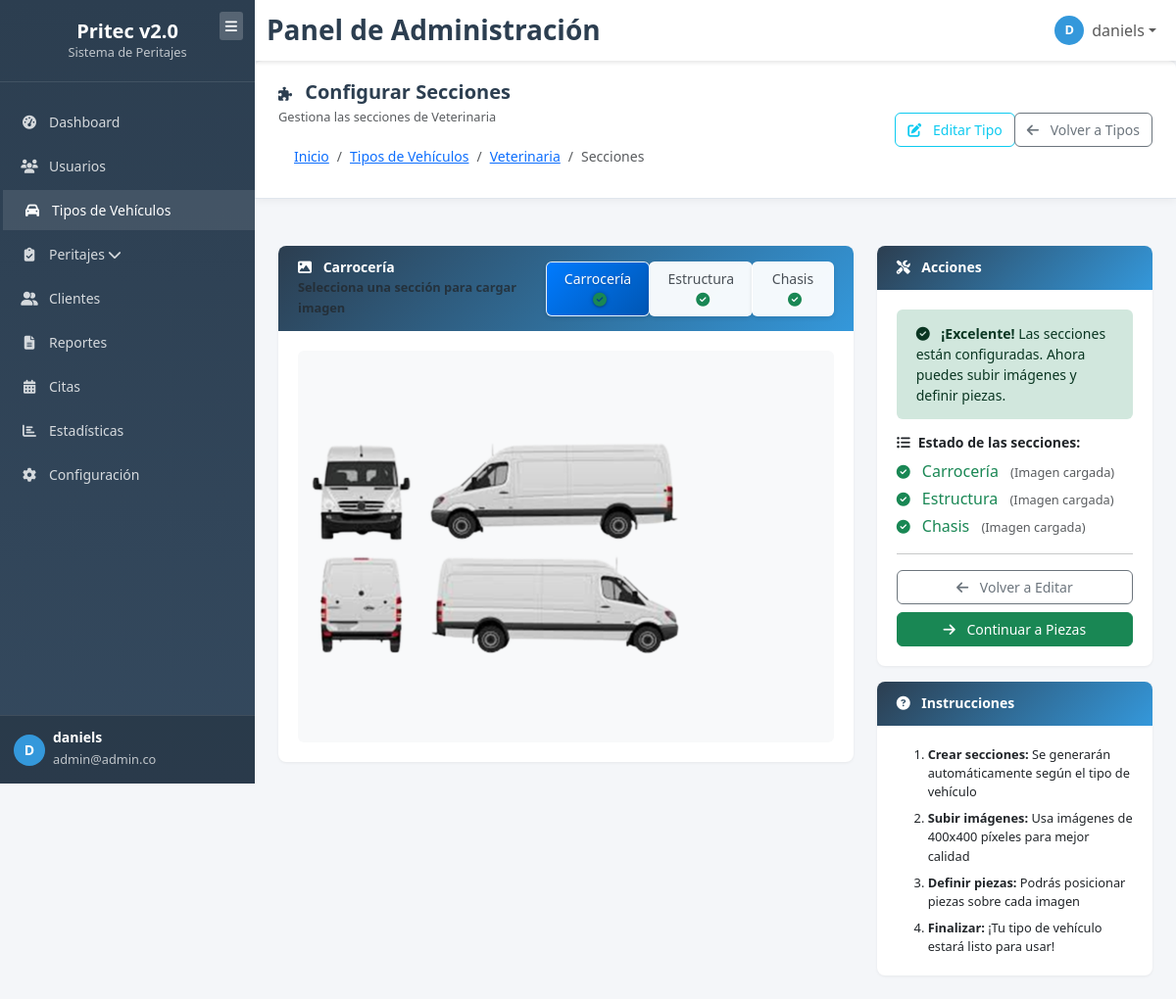
The app's page /vehicle-types/2/sections (signed in) with its own data.
### tables this page shows
CREATE TABLE IF NOT EXISTS `vehicle_sections` (
  `id` int NOT NULL AUTO_INCREMENT,
  `vehicle_type_id` int NOT NULL,
  `section_name` enum('carroceria','estructura','chasis') NOT NULL,
  `image_path` varchar(255) DEFAULT NULL,
  `created_at` timestamp NULL DEFAULT CURRENT_TIMESTAMP,
  `updated_at` timestamp NULL DEFAULT CURRENT_TIMESTAMP ON UPDATE CURRENT_TIMESTAMP,
  PRIMARY KEY (`id`),
  UNIQUE KEY `unique_section_per_vehicle` (`vehicle_type_id`,`section_name`),
  KEY `idx_vehicle_sections_vehicle_type` (`vehicle_type_id`),
  CONSTRAINT `vehicle_sections_ibfk_1` FOREIGN KEY (`vehicle_type_id`) REFERENCES `vehicle_types` (`id`) ON DELETE CASCADE
);

CREATE TABLE IF NOT EXISTS `vehicle_types` (
  `id` int NOT NULL AUTO_INCREMENT,
  `type` enum('carro','moto') NOT NULL,
  `name` varchar(100) NOT NULL,
  `description` text,
  `status` enum('active','inactive') DEFAULT 'active',
  `created_at` timestamp NULL DEFAULT CURRENT_TIMESTAMP,
  `updated_at` timestamp NULL DEFAULT CURRENT_TIMESTAMP ON UPDATE CURRENT_TIMESTAMP,
  PRIMARY KEY (`id`),
  KEY `idx_vehicle_types_status` (`status`),
  KEY `idx_vehicle_types_type` (`type`)
);

### app/views/vehicle_types/sections.php (the view, shortened to what the rows shown need)
<link href="<?= ASSETS_URL ?>css/vehicle-types.css" rel="stylesheet">
<link href="<?= ASSETS_URL ?>css/vehicle_types_sections.css" rel="stylesheet">
<div class="content-body">
    <div class="row">
        <div class="col-lg-8">
            <div class="card">
                <div class="card-header">
                    <div class="d-flex justify-content-between align-items-center">
                        <?php if (count($sections) > 0): ?>
                        <div class="d-flex gap-2">
                            <div class="btn-group btn-group-sm" role="group">
                                <?php foreach ($sections as $index => $section): ?>
                                <button class="btn <?= $index === 0 ? 'btn-primary' : 'btn-outline-primary' ?> section-nav-btn"
                                        data-section-id="<?= $section['id'] ?>"
                                        data-section-name="<?= htmlspecialchars($section['name']) ?>"
                                        data-section-image="<?= $section['image_path'] ? (ASSETS_URL . 'uploads/vehicle_sections/' . $section['image_path']) : '' ?>"
                                        onclick="switchSection(<?= $section['id'] ?>, '<?= htmlspecialchars($section['name']) ?>', '<?= $section['image_path'] ? (ASSETS_URL . 'uploads/vehicle_sections/' . $section['image_path']) : '' ?>')">
                                    <?= htmlspecialchars($section['name']) ?>
                                    <?php if ($section['image_path']): ?>
                                        <i class="fas fa-check-circle text-success ms-1"></i>
                                    <?php else: ?>
                                        <i class="fas fa-times-circle text-danger ms-1"></i>
                                    <?php endif; ?>
                                </button>
                                <?php endforeach; ?>
                            </div>
                        </div>
                        <?php endif; ?>
                    </div>
                </div>
                <div class="card-body p-0">
                    <div class="section-image-viewer" id="sectionImageViewer">
                        <?php if (count($sections) > 0): ?>
                            <?php $firstSection = $sections[0]; ?>
                            <?php if ($firstSection['image_path']): ?>
                                <img src="<?= ASSETS_URL ?>uploads/vehicle_sections/<?= $firstSection['image_path'] ?>"
                                     alt="<?= htmlspecialchars($firstSection['name']) ?>"
                                     class="section-display-image"
                                     id="sectionDisplayImage"
                                     style="max-width: 100%; height: auto; display: block;">
                            <?php endif; ?>
                        <?php endif; ?>
                    </div>
                </div>
            </div>
        </div>
        <div class="col-lg-4">
            <div class="card">
                <div class="card-body">
                    <div class="sections-info">
                        <ul class="list-unstyled">
                            <?php
                            $expectedSections = $vehicleType['type'] === 'carro'
                                ? ['carroceria', 'estructura', 'chasis']
                                : ['carroceria', 'chasis'];
                            $sectionNames = [
                                'carroceria' => 'Carrocería',
                                'estructura' => 'Estructura',
                                'chasis' => 'Chasis'
                            ];
                            foreach ($expectedSections as $expectedSection):
                                $sectionExists = false;
                                $hasImage = false;
                                foreach ($sections as $section) {
                                    if ($section['section_name'] === $expectedSection) {
                                        $sectionExists = true;
                                        $hasImage = !empty($section['image_path']);
                                        break;
                                    }
                                }
                            ?>
                            <li class="mb-1">
                                <?php if ($sectionExists && $hasImage): ?>
                                    <i class="fas fa-check-circle text-success me-2"></i>
                                    <span class="text-success"><?= $sectionNames[$expectedSection] ?></span>
                                    <small class="text-muted ms-2">(Imagen cargada)</small>
                                <?php elseif ($sectionExists && !$hasImage): ?>
                                    <i class="fas fa-times-circle text-warning me-2"></i>
                                    <span class="text-warning"><?= $sectionNames[$expectedSection] ?></span>
                                    <small class="text-muted ms-2">(Sin imagen)</small>
                                <?php else: ?>
                                    <i class="fas fa-circle text-muted me-2"></i>
                                    <span class="text-muted"><?= $sectionNames[$expectedSection] ?></span>
                                    <small class="text-muted ms-2">(No creada)</small>
                                <?php endif; ?>
                            </li>
                            <?php endforeach; ?>
                        </ul>
                    </div>
                </div>
            </div>
        </div>
    </div>
</div>
<?php
include APP_PATH . '/views/layouts/app.php';
?>

### records on screen
vehicle_sections: name "Carrocería", image_path (picture)
vehicle_sections: name "Estructura"
vehicle_sections: name "Chasis"
vehicle_types: type "Carrocería", type "Estructura", type "Chasis"

### other values on screen
substr($_SESSION['full_name'] ?? 'U', 0, 1) "D"
$_SESSION['full_name'] "daniels"
$_SESSION['email'] "admin@admin.co"
$config['title'] "Configurar Secciones"
$config['subtitle'] "Gestiona las secciones de Veterinaria"
$breadcrumb['text'] "Inicio"
$breadcrumb['text'] "Tipos de Vehículos"
$breadcrumb['text'] "Veterinaria"
$breadcrumb['text'] "Secciones"
$action['text'] "Editar Tipo"
$action['text'] "Volver a Tipos"
